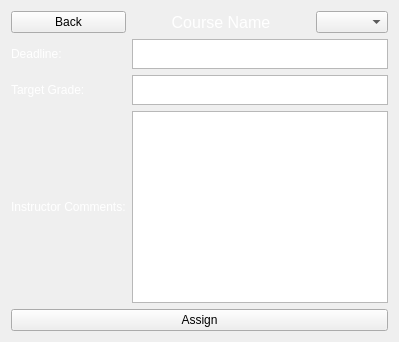
     <widget class="QWidget" name="assignPage">
      <layout class="QGridLayout" name="gridLayout_39">
       <item row="2" column="1" colspan="5">
        <widget class="QTextEdit" name="deadline">
         <property name="maximumSize">
          <size>
           <width>16777215</width>
           <height>30</height>
          </size>
         </property>
        </widget>
       </item>
       <item row="3" column="0">
        <widget class="QLabel" name="label_24">
         <property name="styleSheet">
          <string notr="true">color: white;</string>
         </property>
         <property name="text">
          <string>Target Grade:</string>
         </property>
        </widget>
       </item>
       <item row="0" column="0">
        <widget class="QPushButton" name="assignBackButton">
         <property name="text">
          <string>Back</string>
         </property>
        </widget>
       </item>
       <item row="2" column="0">
        <widget class="QLabel" name="label_23">
         <property name="styleSheet">
          <string notr="true">color: white;</string>
         </property>
         <property name="text">
          <string>Deadline:</string>
         </property>
        </widget>
       </item>
       <item row="0" column="1" colspan="4">
        <widget class="QLabel" name="label_22">
         <property name="font">
          <font>
           <pointsize>12</pointsize>
          </font>
         </property>
         <property name="styleSheet">
          <string notr="true">color: white;</string>
         </property>
         <property name="text">
          <string>Course Name</string>
         </property>
         <property name="alignment">
          <set>Qt::AlignmentFlag::AlignCenter</set>
         </property>
        </widget>
       </item>
       <item row="0" column="5">
        <widget class="QComboBox" name="comboBox"/>
       </item>
       <item row="3" column="1" colspan="5">
        <widget class="QTextEdit" name="tgtGrade">
         <property name="maximumSize">
          <size>
           <width>16777215</width>
           <height>30</height>
          </size>
         </property>
        </widget>
       </item>
       <item row="4" column="0">
        <widget class="QLabel" name="label_25">
         <property name="maximumSize">
          <size>
           <width>140</width>
           <height>16777215</height>
          </size>
         </property>
         <property name="styleSheet">
          <string notr="true">color: white;</string>
         </property>
         <property name="text">
          <string>Instructor Comments:</string>
         </property>
        </widget>
       </item>
       <item row="4" column="1" colspan="5">
        <widget class="QTextBrowser" name="comments">
         <property name="styleSheet">
          <string notr="true">color: white;</string>
         </property>
        </widget>
       </item>
       <item row="5" column="0" colspan="6">
        <widget class="QPushButton" name="pushButton">
         <property name="text">
          <string>Assign</string>
         </property>
        </widget>
       </item>
      </layout>
     </widget>
